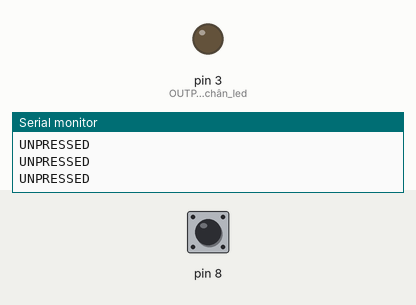
Bench run of a sketch on a simulated Arduino Uno, built with avr-gcc and run on an emulated ATmega328P. Parts: output pins drawn as LEDs (lit = HIGH), the last lines printed to the serial monitor. The test bench sets the inputs (shaded band); at power-on: pin 8 HIGH.

Above: at 1.8 s.
1.9 s: pin 8 pulled LOW for 0.6 s
At 2.3 s:
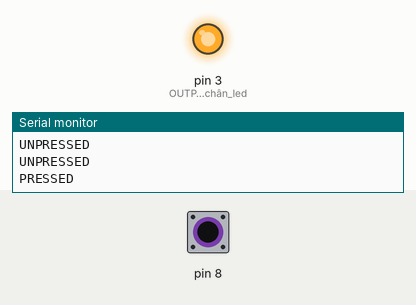
4.0 s: pin 8 pulled LOW for 3.2 s
At 8.9 s:
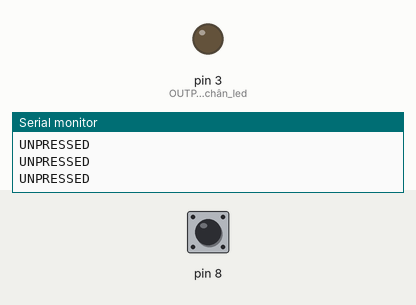
Timing chart, 0 to 10.4 s (numbered marks = the images above; inputs shaded):
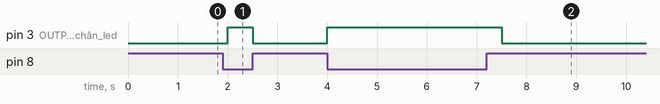

The sketch:

Lesson_5.1_-_Button_Control_LED__INPUT_PULLUP_.ino
```cpp
void setup() {
  // khởi động cổng Serial ở baudrate 9600
  Serial.begin(9600);
  // Cài đặt các chân digital
  pinMode(8, INPUT_PULLUP);  //INPUT_PULLUP chân button
  pinMode(3, OUTPUT);        // OUTPUT chân led
}

void loop() {
  //đọc tín hiệu chân digital
  int sensorVal = digitalRead(8);

    if (sensorVal == HIGH) {  //nếu chưa nhấn, ở INPUT_PULLUP thì nếu chưa nhấn trạng thái là HIGH, còn đã nhấn là số LOW
    digitalWrite(3, LOW);  // tắt đèn
    Serial.println("UNPRESSED");
  }
  else {                    // nếu đã nhấn
    digitalWrite(3, HIGH);  // bật đèn
    Serial.println("PRESSED");
  }

  delay(500);
}
```

Measured:
- after the input at 1.9 s, pin 3 (OUTPUT_chân_led): LOW → HIGH after 0.10 s, → LOW 0.50 s later
- after the input at 4.0 s, pin 3 (OUTPUT_chân_led): LOW → HIGH at once, → LOW 3.5 s later
